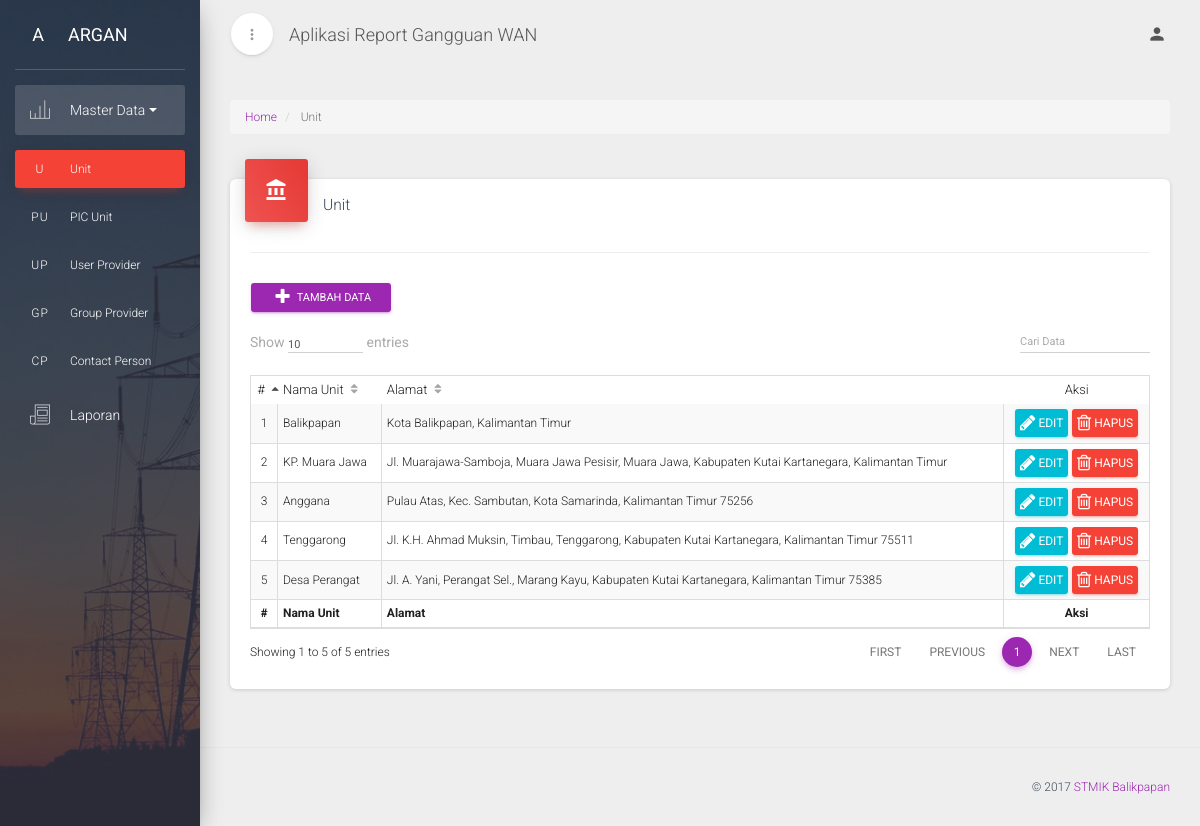
The app's page /index.php/c_unit with its own data.
### tables this page shows
CREATE TABLE `unit` (
  `id_unit` int(11) NOT NULL,
  `nm_unit` varchar(100) NOT NULL,
  `alamat` varchar(100) NOT NULL
);

### application/controllers/C_unit.php (called while the page is built, shortened)
<?php
class C_unit extends CI_Controller {
    function __construct(){
        $this->load->model('M_unit');
    }
    function index(){
        $data['hasil'] = $this->M_unit->index_model();
        $this->load->view('v_unit/index', $data);
    }
}
?>

### index.php (called while the page is built, shortened)
<?php
require_once BASEPATH.'core/CodeIgniter.php';

### application/models/M_unit.php (called while the page is built, shortened)
<?php
class M_unit extends CI_Model {
    function index_model(){
        $baca = $this->db->query('select * from unit');
        if($baca->num_rows() > 0){
            foreach ($baca->result() as $data){
                $hasil[] = array(
                    'id_unit'=>$data->id_unit,
                    'nm_unit'=>$data->nm_unit,
                    'alamat'=>$data->alamat
                );
            }
            return json_encode ($hasil);
        }else{
            return false;
        }
    }
}
?>

### application/views/v_unit/index.php (the view, shortened to what this page needs)
<div class="wrapper">
       <div class="sidebar" data-active-color="red" data-background-color="black" data-image="<?= base_url()?>assets/img/sidebar-1.jpeg">
           <div class="logo">
               <a href="<?= base_url() ?>" class="simple-text logo-mini">
                   A
               </a>
               <a href="<?= base_url() ?>" class="simple-text logo-normal">
                   ARGAN
               </a>
           </div>
           <div class="sidebar-wrapper">
               <ul class="nav">
                   <li class="active">
                       <a data-toggle="collapse" href="#masterData">
                           <i class="pe-7s-graph3"></i>
                           <p>Master Data
                               <b class="caret"></b>
                           </p>
                       </a>
                       <div class="collapse in" id="masterData">
                           <ul class="nav">
                               <li class="active">
                                   <a href="<?= base_url() ?>C_unit/index">
                                       <span class="sidebar-mini">U</span>
                                       <span class="sidebar-normal">Unit</span>
                                   </a>
                               </li>
                               <li>
                                   <a href="<?= base_url() ?>C_pic_unit/index">
                                       <span class="sidebar-mini">PU</span>
                                       <span class="sidebar-normal">PIC Unit</span>
                                   </a>
                               </li>
                               <li>
                                   <a href="<?= base_url() ?>C_user_provider/index">
                                       <span class="sidebar-mini">UP</span>
                                       <span class="sidebar-normal">User Provider</span>
                                   </a>
                               </li>
                               <li>
                                   <a href="<?= base_url() ?>C_group_provider/index">
                                       <span class="sidebar-mini">GP</span>
                                       <span class="sidebar-normal">Group Provider</span>
                                   </a>
                               </li>
                               <li>
                                   <a href="<?= base_url() ?>C_cp_unit/index">
                                       <span class="sidebar-mini">CP</span>
                                       <span class="sidebar-normal">Contact Person</span>
                                   </a>
                               </li>
                           </ul>
                       </div>
                   </li>
                   <li>
                       <a href="<?= base_url() ?>C_data_laporan/index">
                           <i class="pe-7s-news-paper"></i>
                           <p>Laporan</p>
                       </a>
                   </li>
               </ul>
           </div>
       </div>
   <div class="content">
       <div class="container-fluid">
           <div class="row">
               <div class="col-md-12">
                   <div class="page-title-box">
                       <ol class="breadcrumb p-0 m-0">
                           <li>
                               <a href="<?= base_url() ?>">Home</a>
                           </li>
                           <li class="active">
                               Unit
                           </li>
                       </ol>
                   </div>
                   <div class="card">
                       <div class="card-header card-header-icon" data-background-color="red">
                           <i class="material-icons">account_balance</i>
                       </div>
                       <div class="card-content">
                           <h4 class="card-title">Unit</h4>
                           <hr>
                           <div class="toolbar">
                               <a href="<?= base_url() ?>C_unit/create" class="btn btn-primary btn-sm"><i class="fa fa-plus fa-fw"></i> Tambah Data</a>
                           </div>
                           <div class="material-datatables">
                               <table id="datatables" class="table table-striped table-bordered table-hover" cellspacing="0" width="100%" style="width:100%">
                                    <thead>
                                       <tr>
                                           <th class="text-center">#</th>
                                           <th>Nama Unit</th>
                                           <th>Alamat</th>
                                           <th class="text-center disabled-sorting">Aksi</th>
                                       </tr>
                                   </thead>
                                   <tfoot>
                                       <tr>
                                           <th class="text-center">#</th>
                                           <th>Nama Unit</th>
                                           <th>Alamat</th>
                                           <th class="text-center disabled-sorting">Aksi</th>
                                       </tr>
                                   </tfoot>
                                   <tbody>
                                       <?php
                                       if ($hasil){
                                           $no = 1;
                                           $array = json_decode($hasil, true);
                                           foreach($array as $data) {
                                       ?>
                                       <tr>
                                           <td class="text-center"><?php echo $no++;?></td>
                                           <td><?php echo $data['nm_unit'];?></td>
                                           <td><?php echo $data['alamat'];?></td>
                                           <td class="text-center td-actions">
                                               <a href="<?= base_url() ?>C_unit/update/<?= $data['id_unit']?>" class="btn btn-info btn-fill"><i class="fa fa-pencil"></i> Edit</a>
                                               <a href="<?= base_url() ?>C_unit/deletedata/<?= $data['id_unit']?>"
                                               class="btn btn-danger btn-fill btn-delete" data-toggle="confirmation" data-title="Hapus Data?" data-singleton="true">
                                               <i class="fa fa-trash-o"></i> Hapus
                                               </a>
                                           </td>
                                       </tr>
                                        <?php
                                       }
                                       }
                                       ?>
                                   </tbody>
                               </table>
                           </div>
                       </div>
                   </div>
               </div>
           </div>
       </div>
   </div>
   <footer class="footer">
       <div class="container-fluid">
           <p class="copyright pull-right">
           &copy;
               <a href="http://stmikbpn.ac.id/">STMIK Balikpapan</a>
           </p>
       </div>
   </footer>
   </div>

### records on screen
unit: nm_unit "Balikpapan", alamat "Kota Balikpapan, Kalimantan Timur"
unit: nm_unit "KP. Muara Jawa", alamat "Jl. Muarajawa-Samboja, Muara Jawa Pesisir, Muara Jawa, Kabupaten Kutai Kartanegara, Kalimantan Timur"
unit: nm_unit "Anggana", alamat "Pulau Atas, Kec. Sambutan, Kota Samarinda, Kalimantan Timur 75256"
unit: nm_unit "Tenggarong", alamat "Jl. K.H. Ahmad Muksin, Timbau, Tenggarong, Kabupaten Kutai Kartanegara, Kalimantan Timur 75511"
unit: nm_unit "Desa Perangat", alamat "Jl. A. Yani, Perangat Sel., Marang Kayu, Kabupaten Kutai Kartanegara, Kalimantan Timur 75385"
